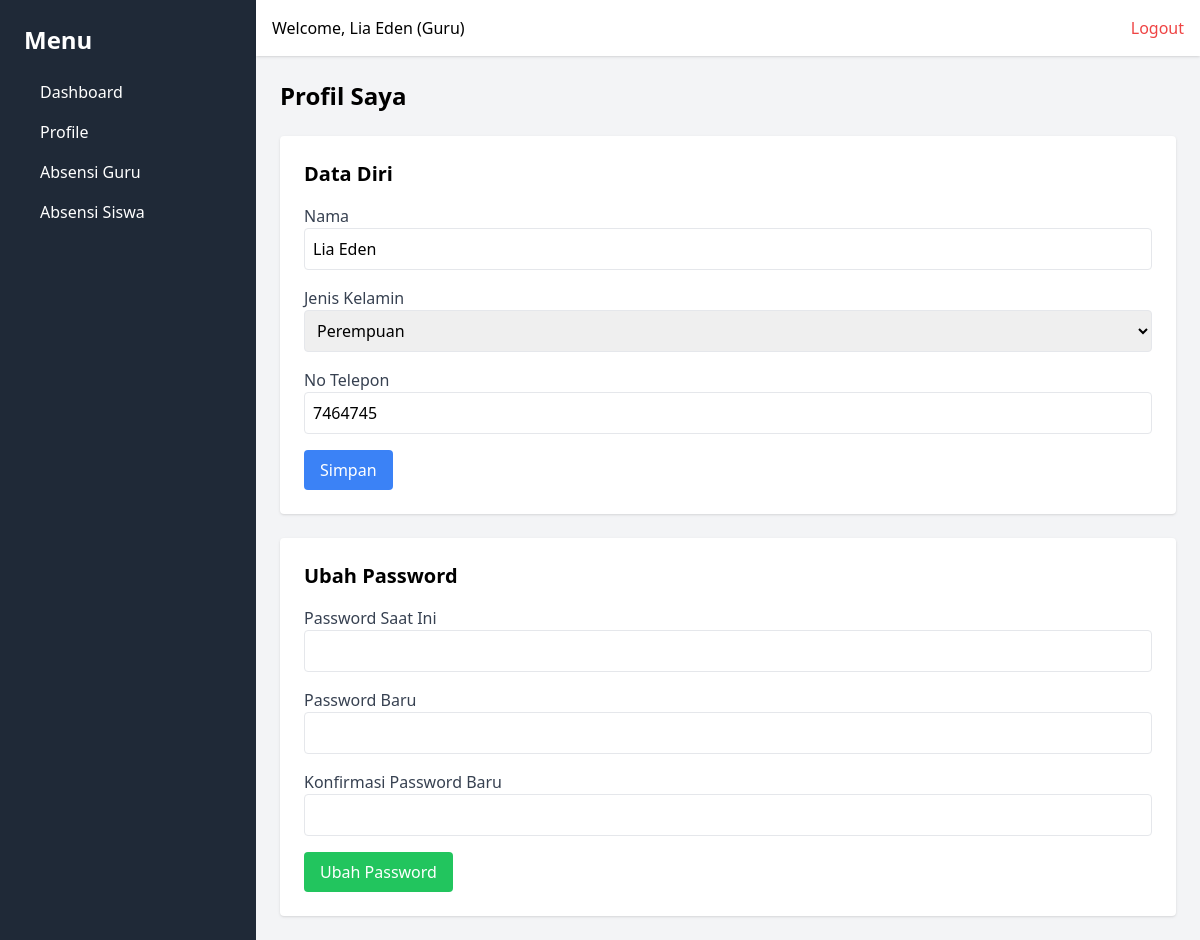
Screenshot of /profile/ (signed in) with the database file from the repository.
### webabsensi/models.py (models this page shows, shortened)
class User(models.Model):
    ROLE_CHOICES = [
        ('Tata Usaha', 'Tata Usaha'),
        ('Guru', 'Guru'),
        ('Kepala Sekolah', 'Kepala Sekolah'),
    ]
    GENDER_CHOICES = [
        ('L', 'Laki-laki'),
        ('P', 'Perempuan'),
    ]
    nip = models.CharField(max_length=20, unique=True)
    email = models.EmailField(unique=True)
    password = models.CharField(max_length=255)
    nama = models.CharField(max_length=50)
    gender = models.CharField(max_length=1, choices=GENDER_CHOICES)
    role = models.CharField(max_length=20, choices=ROLE_CHOICES)
    no_telepon = models.CharField(max_length=15)
    created_at = models.DateTimeField(auto_now_add=True)
    updated_at = models.DateTimeField(auto_now=True)

### webabsensi/views.py (the view)
    def wrapper(request, *args, **kwargs):
        user_id = request.session.get('user_id')
        if not user_id:
            messages.error(request, 'Anda harus login terlebih dahulu.')
            return redirect('login')
        return view_func(request, *args, **kwargs)

### webabsensi/views.py (called while the page is built, shortened)
def login_required(view_func):
    def wrapper(request, *args, **kwargs):
        user_id = request.session.get('user_id')
        if not user_id:
            messages.error(request, 'Anda harus login terlebih dahulu.')
            return redirect('login')
        return view_func(request, *args, **kwargs)
    return wrapper

@login_required
def profile(request):
    user = User.objects.get(id=request.session['user_id'])
    return render(request, 'profile.html', {'user': user})

### webabsensi/templates/profile.html (shortened to what this page needs)
{% extends 'base.html' %}
{% block content %}
<h1 class="text-2xl font-bold mb-6">Profil Saya</h1>
<form method="POST" class="bg-white p-6 shadow rounded mb-6">
    <h2 class="text-xl font-bold mb-4">Data Diri</h2>
    <div class="mb-4">
        <label class="block text-gray-700">Nama</label>
        <input type="text" name="nama" value="{{ user.nama }}" class="w-full p-2 border rounded">
    </div>
    <div class="mb-4">
        <label class="block text-gray-700">Jenis Kelamin</label>
        <select name="gender" class="w-full p-2 border rounded">
            <option value="P" {% if user.gender == 'P' %}selected{% endif %}>Perempuan</option>
        </select>
    </div>
    <div class="mb-4">
        <label class="block text-gray-700">No Telepon</label>
        <input type="text" name="no_telepon" value="{{ user.no_telepon }}" class="w-full p-2 border rounded">
    </div>
    <button type="submit" class="bg-blue-500 text-white px-4 py-2 rounded">Simpan</button>
</form>
<form method="POST" class="bg-white p-6 shadow rounded">
    <h2 class="text-xl font-bold mb-4">Ubah Password</h2>
    <div class="mb-4">
        <label class="block text-gray-700">Password Saat Ini</label>
        <input type="password" name="current_password" class="w-full p-2 border rounded" required>
    </div>
    <div class="mb-4">
        <label class="block text-gray-700">Password Baru</label>
        <input type="password" name="new_password" class="w-full p-2 border rounded" required>
    </div>
    <div class="mb-4">
        <label class="block text-gray-700">Konfirmasi Password Baru</label>
        <input type="password" name="confirm_password" class="w-full p-2 border rounded" required>
    </div>
    <button type="submit" class="bg-green-500 text-white px-4 py-2 rounded">Ubah Password</button>
</form>
{% endblock %}

### webabsensi/templates/navbar.html
<div class="bg-white p-4 shadow flex justify-between">
    <h1>Welcome, {{ user.nama }} ({{ user.role }})</h1>
    <a href="{% url 'logout' %}" class="text-red-500">Logout</a>
</div>

### rows the page displays
User: nama "Lia Eden", role "Guru", gender "Perempuan", no_telepon "7464745"
